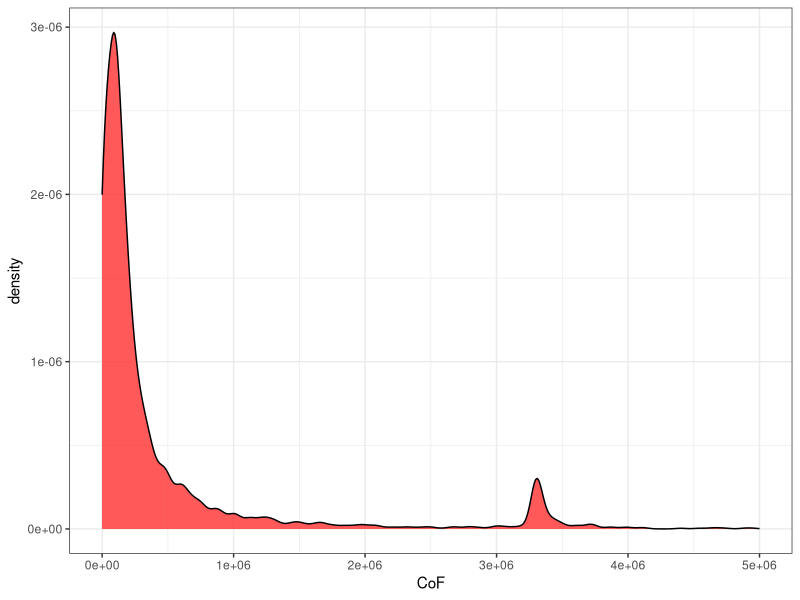
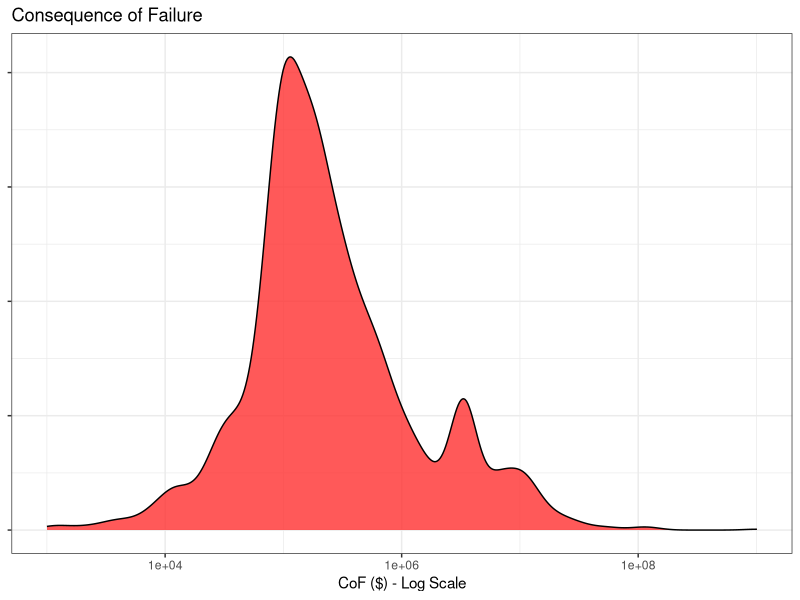
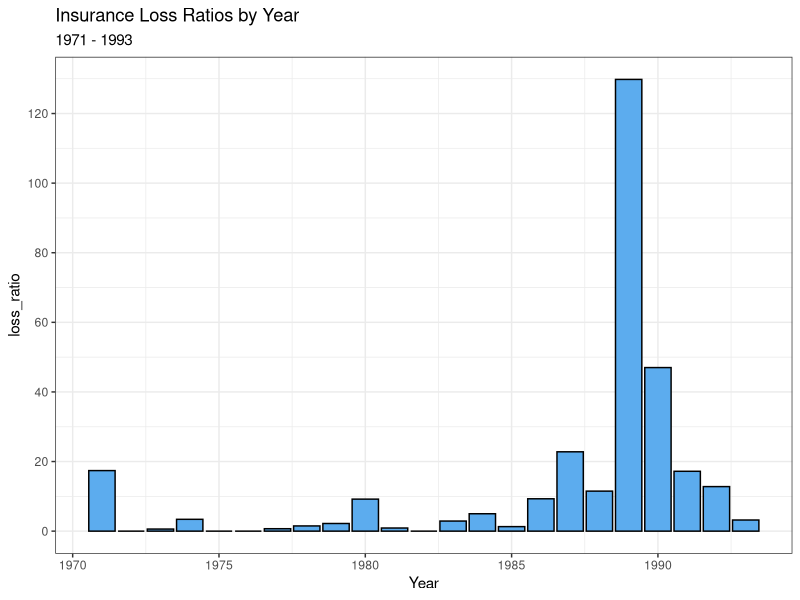

Generate these figures, in order, with R:
## ---- chunk 1
knitr::opts_chunk$set(echo = FALSE, warning = FALSE, message = FALSE, dpi = 300)
## ---- chunk 2
library(dplyr)
library(ggplot2)
#library(readr)
library(MASS)
library(ggpubr)
library(data.table)
library(car)
#setwd("D:/Documents/Analysis/catastrophic")
#setwd("~/PPIM2019")
incidents <- fread("all_combine.csv")
incidents <- incidents[is.na(Year)==FALSE]
#incidents <- incidents[1:2716,] #Drop 40 NAs at the end
#incidents <- incidents %>% filter(is.na(Year)==FALSE)
incidents[,inflation_adjstd :=incidents$TOTAL_COST_IN84*2.49] #Per CPI calculator adjusted 1984 to 2019
incidents[, CoF:=inflation_adjstd+INJURE*0.33*10e6+FATAL*10e6]
incidents <- incidents[is.na(CoF)==FALSE]

ggplot(incidents, aes(CoF))+geom_density(fill='#FF3030', col='black', alpha=0.8)+theme_bw()+xlim(0,5e6)#+scale_x_log10()

## ---- chunk 3

ggplot(incidents, aes(CoF))+geom_density(fill='#FF3030',alpha=0.8, col='black')+theme_bw()+scale_x_log10()+labs(title = "Consequence of Failure", x="CoF ($) - Log Scale", y=NULL)+theme(axis.text.y = element_blank())
## ---- chunk 4
#setwd("~/PPIM2019")
insurance <- fread("earthquake_loss.csv")
ggplot(insurance[-24], aes(year, loss_ratio))+geom_bar(stat = "identity", fill='steelblue2',col='black')+theme_bw()+scale_y_continuous(breaks=seq(0,140,by=20))+labs(title = "Insurance Loss Ratios by Year",subtitle = "1971 - 1993", x="Year", Y="Loss Ratio")
#ggplot(insurance[-24], aes(loss_ratio))+geom_histogram( fill='steelblue2',col='black')+theme_bw()+scale_y_continuous(breaks = seq(0,10, by=2))
